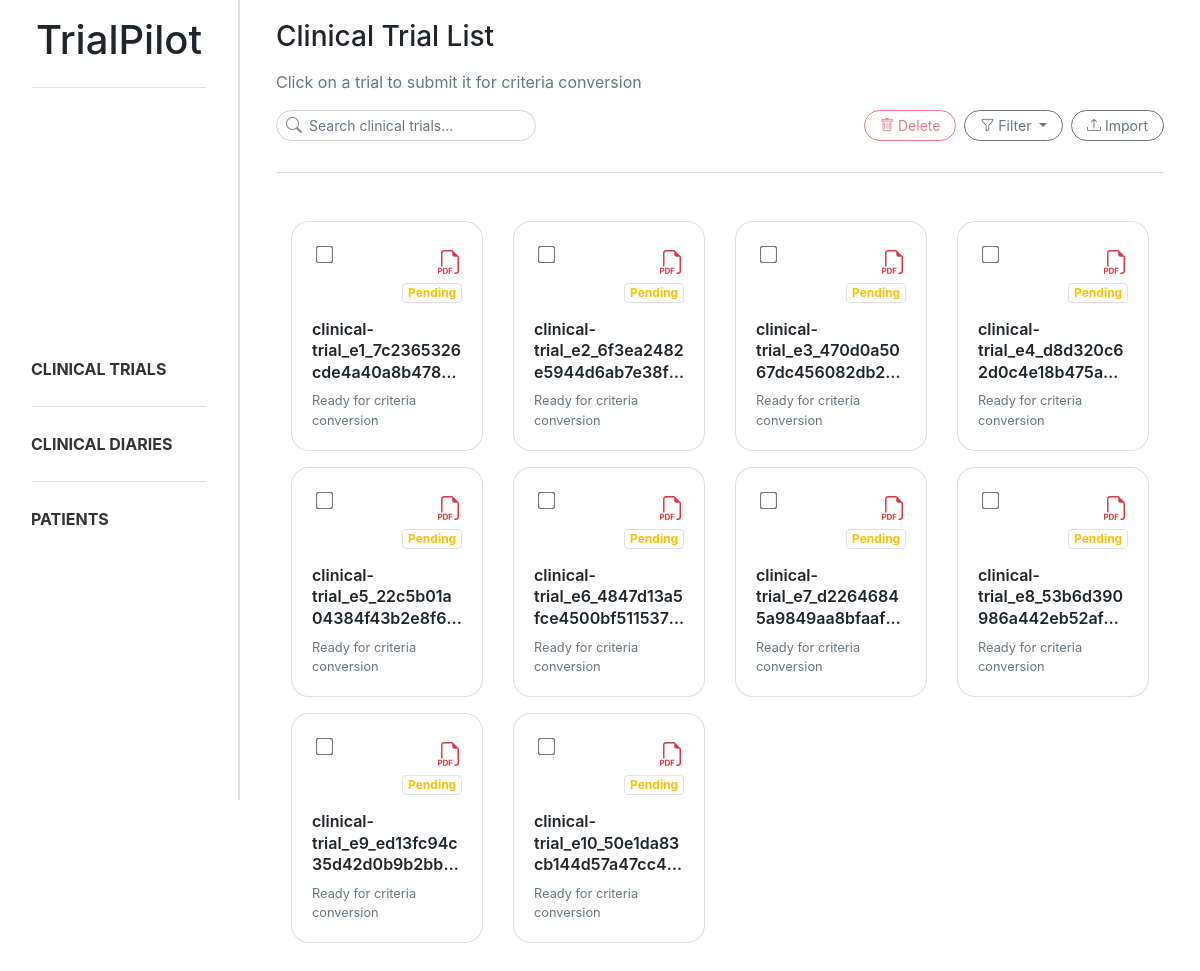
Page /trials/ on the earlier database version.
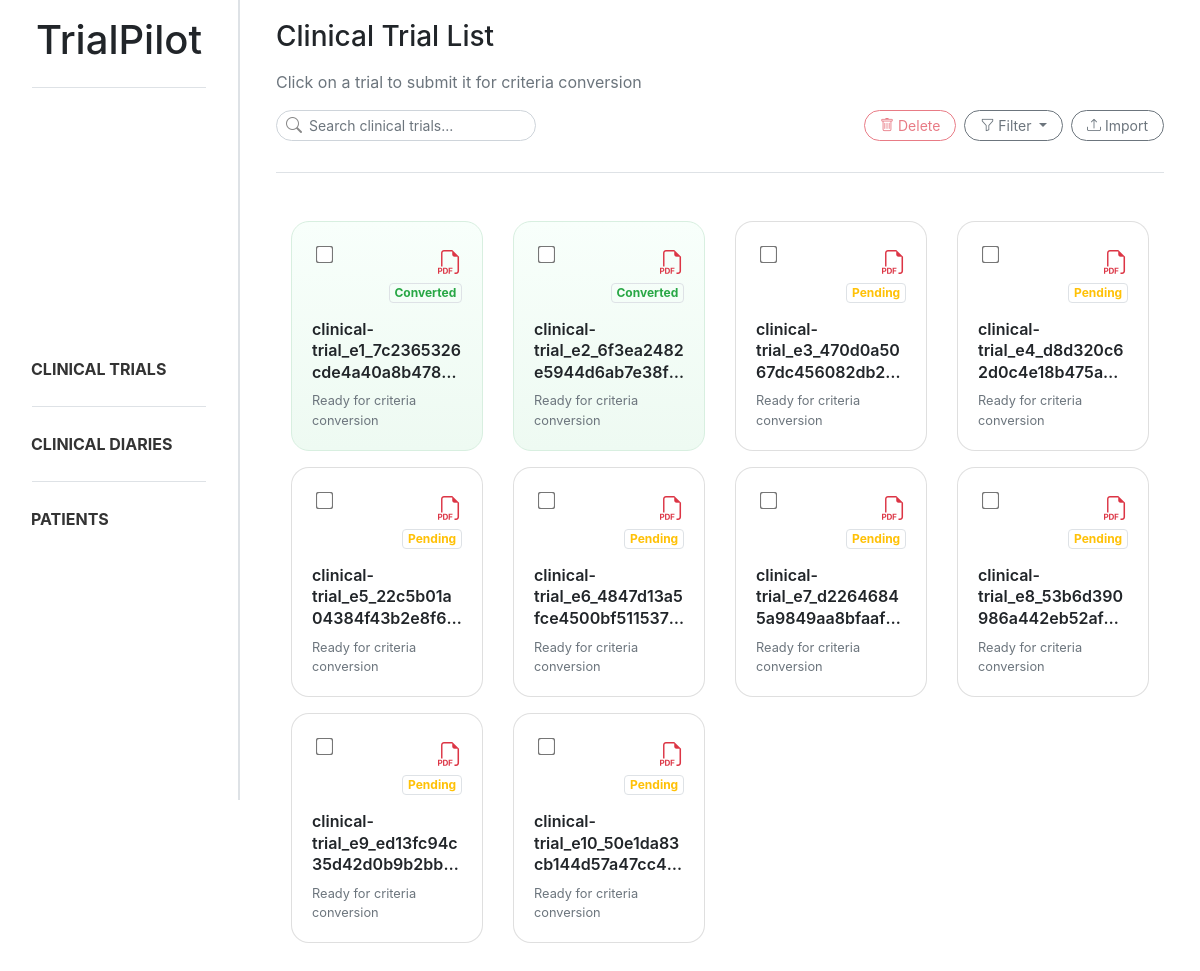
Same page on the later database version.
### trialpilot/models.py (models this page shows, shortened)
class Document(models.Model):
    class DocumentType(models.TextChoices):
        CLINICAL_DIARY = "diary", "Clinical Diary"
        CLINICAL_TRIAL = "trial", "Clinical Trial"
    title = models.CharField(max_length=255)
    type = models.CharField(max_length=20, choices=DocumentType.choices)
    extracted = models.BooleanField(default=False)
    created_at = models.DateTimeField(auto_now_add=True)
    updated_at = models.DateTimeField(auto_now=True)

### trialpilot/views.py (the view)
# urls.py: path('trials/', trial_list, name='trial_list'),
def trial_list(request):
    search = request.GET.get("search", "").strip()
    status = request.GET.get("status", "").strip()
    file_type = request.GET.get("file_type", "").strip().lower()
    trials = Document.objects.filter(type=Document.DocumentType.CLINICAL_TRIAL)
    if search:
        trials = trials.filter(title__icontains=search)
    if status == "extracted":
        trials = trials.filter(extracted=True)
    elif status == "not_extracted":
        trials = trials.filter(extracted=False)
    trial_data = []
    for trial in trials:
        if "." in trial.title:
            original_name, ext = trial.title.rsplit('.', 1)
            ext = ext.lower()
        else:
            ext = ""
        if file_type and ext != file_type:
            continue
        trial_data.append((trial, ext))
    return render(request, 'trialpilot/trial_list.html', {
        'trial_data': trial_data,
        'search': search,
        'status': status,
        'file_type': file_type,
    })

### trialpilot/templates/trialpilot/trial_list.html (shortened to what this page needs)
{% extends "trialpilot/base.html" %}
{% block content %}
<div class="d-flex flex-column mb-4 ml-3 mr-3">
    <h3 class="mb-3">Clinical Trial List</h3>
    <p class="text-muted">Click on a trial to submit it for criteria conversion</p>
    <div class="d-flex justify-content-between align-items-center mb-3">
        <form method="GET">
            <div class="position-relative" style="width:260px">
                <i class="bi bi-search position-absolute"
                    style="left:10px; top:50%; transform:translateY(-50%); color:#888;"></i>
                <input type="text" name="search" value="{{ search }}" class="form-control form-control-sm rounded-ui"
                    style="padding-left: 32px;" placeholder="Search clinical trials...">
            </div>
        </form>
        <div class="d-flex gap-2">
            <button id="deleteBtn" data-url="{% url 'trial_remove' %}" class="btn btn-outline-danger btn-sm rounded-ui"
                style="margin-right: 0.5rem;" disabled>
                <i class="bi bi-trash"></i>
                Delete
            </button>
            <div class="dropdown" style="margin-right: 0.5rem;">
                <button class="btn btn-outline-secondary btn-sm rounded-ui dropdown-toggle" type="button"
                    data-bs-toggle="dropdown" aria-expanded="false">
                    <i class="bi bi-funnel"></i>
                    Filter
                </button>
            </div>
            <button class="btn btn-outline-secondary btn-sm rounded-ui" data-bs-toggle="modal"
                data-bs-target="#uploadModal">
                <i class="bi bi-upload"></i>
                Import
            </button>
        </div>
    </div>
    <div class="sidebar-divider mb-4"></div>
</div>
<div class="row g-3 ml-3 mr-3">
    {% for trial, extension in trial_data %}
    <div class="col-12 col-sm-6 col-lg-4 col-xl-3 mb-3">
        <div class="trial-card-trigger" data-trial-id="{{ trial.id }}" data-trial-title="{{ trial.title }}"
            data-trial-extracted="{{ trial.extracted }}">
            <div
                class="card shadow-sm trial-card h-100 position-relative {% if trial.extracted %}trial-converted{% endif %}">
                <input type="checkbox" class="form-check-input position-absolute top-0 start-0 m-3 doc-checkbox"
                    value="{{ trial.id }}">
                <div class="card-body d-flex flex-column">
                    <div class="d-flex justify-content-between align-items-start mb-3 mt-2">
                        <div class="d-flex flex-column align-items-end gap-2">
                            {% if extension == "pdf" %}
                            <i class="bi bi-filetype-pdf trial-mini-icon text-danger"></i>
                            {% else %}
                            <i class="bi bi-filetype-txt trial-mini-icon text-primary"></i>
                            {% endif %}
                            {% if trial.extracted %}
                            <span class="badge rounded-pill bg-success-subtle text-success border mt-2">
                                Converted
                            </span>
                            {% else %}
                            <span class="badge rounded-pill bg-warning-subtle text-warning border mt-2">
                                Pending
                            </span>
                            {% endif %}
                        </div>
                    </div>
                    <h6 class="trial-title mb-2" title="{{ trial.title }}">
                        {{ trial.title }}
                    </h6>
                    <p class="text-muted small mb-0 mt-auto">
                        Ready for criteria conversion
                    </p>
                </div>
            </div>
        </div>
    </div>
    {% endfor %}
</div>
{% endblock %}

Differences in the rows shown:
changed Document "clinical-trial_e1_7c2365326cde4a40a8b47808bf3cc95a.pdf": extracted "Pending" → "Converted"
changed Document "clinical-trial_e2_6f3ea2482e5944d6ab7e38fbfed60833.pdf": extracted "Pending" → "Converted"
